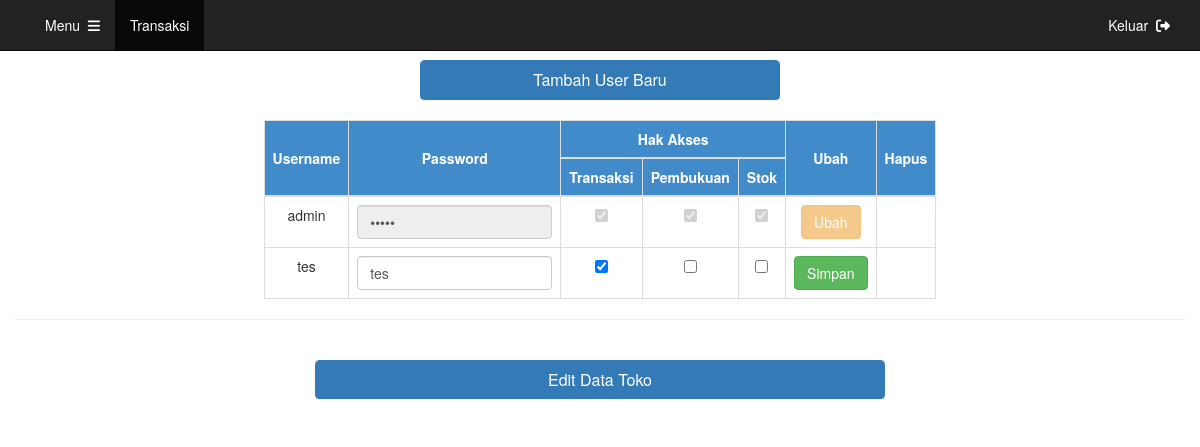
Page /pengaturan/pengaturan.php?username=tes (signed in) on the committed database.
### tables this page shows
CREATE TABLE `user` (
  `username` varchar(20) NOT NULL,
  `password` varchar(20) NOT NULL,
  `invoice` tinyint(1) NOT NULL,
  `pembukuan` tinyint(1) NOT NULL,
  `stok` tinyint(1) NOT NULL,
  `pengaturan` tinyint(1) NOT NULL
);

### pengaturan/pengaturan.php (the view, shortened to what this page needs)
<?php
include '../connectdb.php';
?>
<!DOCTYPE html>
<html lang="en">
  <head>
    <?php include '../import.php'; ?>
  </head>
  <body>
    <?php include "../header.php"?>
    <div class="container" style="margin-top: 60px;">
      <div class="row">
        <div class="col-md-4">
        </div>
        <div class="col-md-4">
          <div class="panel-group" id="accordion" role="tablist" aria-multiselectable="true">
            <div class="panel panel-primary" style="width: auto;">
              <div class="panel-heading text-center" role="tab" id="headingOne">
                <h4 class="panel-title">
                  <a class="collapsed" role="button" data-toggle="collapse" data-parent="#accordion" href="#collapseOne" aria-expanded="false" aria-controls="collapseOne">
                    Tambah User Baru
                  </a>
                </h4>
              </div>
            </div>
          </div>
        </div>
        <div class="col-md-4">
        </div>
      </div>
      <div class="row">
        <center>
          <table class='table table-bordered table-hover' id='transData' style="width: auto;">
            <thead>
              <tr>
                <th rowspan="2" class='text-center' style="background-color:#428BCA;color:#FFF; vertical-align: middle;">Username</th>
                <th rowspan="2" class='text-center' style="background-color:#428BCA;color:#FFF; vertical-align: middle;">Password</th>
                <th colspan="3" class='text-center' style="background-color:#428BCA;color:#FFF">Hak Akses</th>
                <th rowspan="2" class='text-center' style="background-color:#428BCA;color:#FFF; vertical-align: middle;">Ubah</th>
                <th rowspan="2" class='text-center' style="background-color:#428BCA;color:#FFF; vertical-align: middle;">Hapus</th>
              </tr>
              <tr>
                <th class='text-center' style="background-color:#428BCA;color:#FFF">Transaksi</th>
                <th class='text-center' style="background-color:#428BCA;color:#FFF">Pembukuan</th>
                <th class='text-center' style="background-color:#428BCA;color:#FFF">Stok</th>
              </tr>
            </thead>
            <tbody>
            <?php
            $result = mysqli_query($con, "SELECT * FROM user");
            while($row = mysqli_fetch_array($result))
            {
              if(!isset($_GET['username']))
              {
                echo "<tr>";
                echo "<td class='text-center' id='".$row['username']."'>".$row['username']."</td>";
                echo "<td class='text-center'><input type='password' class='form-control' style='width: 100px;' disabled value=".$row['password']."></td>";
                if($row['invoice']==1)
                {
                  echo "<td class='text-center'><input type='checkbox' checked disabled></td>";
                }
                else
                {
                  echo "<td class='text-center'><input type='checkbox' disabled></td>";
                }
                if($row['pembukuan']==1)
                {
                  echo "<td class='text-center'><input type='checkbox' checked disabled></td>";
                }
                else
                {
                  echo "<td class='text-center'><input type='checkbox' disabled></td>";
                }
                if($row['stok']==1)
                {
                  echo "<td class='text-center'><input type='checkbox' checked disabled></td>";
                }
                else
                {
                  echo "<td class='text-center'><input type='checkbox' disabled></td>";
                }
                  echo "<td class='text-center'><a href='pengaturan.php?username=".$row['username']."'><button class='btn btn-warning'><i class='far fa-edit'></button></a></td>";
                  if($row['username']!="admin")
                    echo "<td class='text-center'><a href='delete_user.php?username=".$row['username']."'><button class='btn btn-danger'><i class='far fa-trash-alt'></button></a></td>";
                  else
                    echo '<td></td>';
                echo "</tr>";
              }
              else
              {
                if($row['username'] == 'admin' && $_GET['username'] == 'admin')
                {
                  echo "<tr>";
                  echo "<td class='text-center' id='".$row['username']."'>".$row['username']."<label id='username' hidden>".$row['username']."</label></td>";
                  echo "<td class='text-center'><input type='text' id='password' class='form-control' style='width: auto;' value=".$row['password']." autofocus='on'></td>";
                    echo "<td class='text-center'><input type='checkbox' id='invoice_cb' checked disabled></td>";
                    echo "<td class='text-center'><input type='checkbox' id='pembukuan_cb' checked disabled></td>";
                    echo "<td class='text-center'><input type='checkbox' id='stok_cb' checked disabled></td>";
                  echo "<td class='text-center'><button class='btn btn-success' onclick='simpan()'>Simpan</button></td>";
                  echo '<td></td>';
                  echo "</tr>";
                }
                else
                {
                  echo "<tr>";
                  if($row['username'] == $_GET['username'])
                    echo "<td class='text-center' id='".$row['username']."'>".$row['username']."<label id='username' hidden>".$row['username']."</label></td>";
                  else
                    echo "<td class='text-center'>".$row['username']."</td>";
                  if($row['username'] == $_GET['username'])
                    echo "<td class='text-center'><input type='text' id='password' class='form-control' style='width: auto;' value=".$row['password']." autofocus='on'></td>";
                  else
                    echo "<td class='text-center'><input type='password' class='form-control' style='width: auto;' disabled value=".$row['password']."></td>";
                  if($row['username'] == 'admin')
                  {
                    echo "<td class='text-center'><input type='checkbox' checked disabled></td>";
                    echo "<td class='text-center'><input type='checkbox' checked disabled></td>";
                    echo "<td class='text-center'><input type='checkbox' checked disabled></td>";
                  }
                  else
                  {
                    if($row['invoice']==1)
                    {
                      if($row['username'] == $_GET['username'])
                        echo "<td class='text-center'><input type='checkbox' id='invoice_cb' checked></td>";
                      else
                        echo "<td class='text-center'><input type='checkbox' checked disabled></td>";
                    }
                    else
                    {
                      if($row['username'] == $_GET['username'])
                        echo "<td class='text-center'><input type='checkbox' id='invoice_cb'></td>";
                      else
                        echo "<td class='text-center'><input type='checkbox' disabled></td>";
                    }
                    if($row['pembukuan']==1)
                    {
                      if($row['username'] == $_GET['username'])
                        echo "<td class='text-center'><input type='checkbox' id='pembukuan_cb' checked></td>";
                      else
                        echo "<td class='text-center'><input type='checkbox' checked disabled></td>";
                    }
                    else
                    {
                      if($row['username'] == $_GET['username'])
                        echo "<td class='text-center'><input type='checkbox' id='pembukuan_cb'></td>";
                      else
                        echo "<td class='text-center'><input type='checkbox' disabled></td>";
                    }
                    if($row['stok']==1)
                    {
                      if($row['username'] == $_GET['username'])
                        echo "<td class='text-center'><input type='checkbox' id='stok_cb' checked></td>";
                      else
                        echo "<td class='text-center'><input type='checkbox' checked disabled></td>";
                    }
                    else
                    {
                      if($row['username'] == $_GET['username'])
                        echo "<td class='text-center'><input type='checkbox' id='stok_cb'></td>";
                      else
                        echo "<td class='text-center'><input type='checkbox' disabled></td>";
                    }
                  }
                  if($row['username'] == $_GET['username'])
                    echo "<td class='text-center'><button class='btn btn-success' onclick='simpan()'>Simpan</button></td>";
                  else
                    echo "<td class='text-center'><button class='btn btn-warning' disabled>Ubah</button></td>";
                  echo '<td></td>';
                  echo "</tr>";
                }
              }
            }
            ?>
            </tbody>
          </table>
          <hr><br>
          <div class="row">
            <div class="col-md-3"></div>
            <div class="col-md-6">
              <div class="panel-group" id="accordion" role="tablist" aria-multiselectable="true">
            <div class="panel panel-primary" style="width: auto;">
              <div class="panel-heading text-center" role="tab" id="headingTwo">
                <h4 class="panel-title">
                  <a class="collapsed" role="button" data-toggle="collapse" data-parent="#accordion" href="#collapseTwo" aria-expanded="false" aria-controls="collapseTwo">
                    Edit Data Toko
                  </a>
                </h4>
              </div>
            </div>
          </div>
            </div>
            <div class="col-md-3"></div>
          </div>
        </center>
      </div>
    </div>
  </body>
</html>

### rows in the picture
user: username "admin", shows "Ubah"
user: username "tes", password "tes", shows "Simpan"
